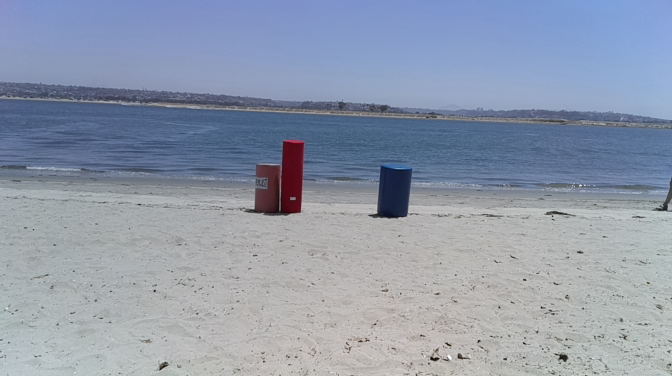
#> input picture oak-D_color_3m_low.png, 672 x 376 px
$ python color_detection.py
#> lines starting #> are read from the running program, lines starting #| are printed output that depends on the picture; after the words box and inside, x2 and y2 are one past the last pixel; in counts of white or black regions, pixels touching at a corner belong together; long printed decimals are rounded
import cv2
import numpy as np

# oak-d pixel size: 1.55µm x 1.55µm


# Reading frames
image = cv2.imread("oak-D_color_3m_low.png")
#> image is the input picture: shape (376, 672, 3); mean B, G, R 171.5, 153.6, 143.8
isCameraZed = False
isRed = True

font = cv2.FONT_HERSHEY_PLAIN

if isCameraZed is True:
    colu = int(image.shape[1] / 2)
    image = image[:, 0:colu]

row = image.shape[0]
#> row = 376
col = image.shape[1]
#> col = 672

reference_frame = image.copy()  # for drawing stuff on it

# draw origin
cv2.line(reference_frame, (0, int(row / 2)), (col, int(row / 2)), (0, 255, 0), 1)
cv2.line(reference_frame, (int(col / 2), 0), (int(col / 2), row), (0, 255, 0), 1)
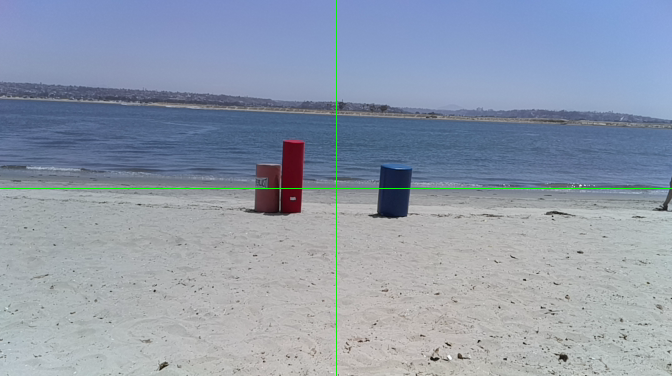
#> reference_frame: shape (376, 672, 3); mean B, G, R 170.9, 154.1, 143.3
cv2.circle(reference_frame, (int(col / 2), int(row / 2)), 2, (0, 0, 255), 3)
#> reference_frame: shape (376, 672, 3); 0.02% of pixels changed, all inside (x1, y1, x2, y2) = (332, 184, 341, 193)

# smoother the frame
blur_frame = cv2.GaussianBlur(image, (5, 5), 0)

# convert frame from BGR to HSV
frame_hsv = cv2.cvtColor(blur_frame, cv2.COLOR_BGR2HSV)
#> frame_hsv: shape (376, 672, 3); mean H, S, V 87, 47.2, 173

if isRed:
    hsv_color1 = np.asarray([160, 110, 20])  # lower limit of red
    hsv_color2 = np.asarray([180, 255, 255])  # upper limit of red
    mask1 = cv2.inRange(frame_hsv, hsv_color1, hsv_color2)
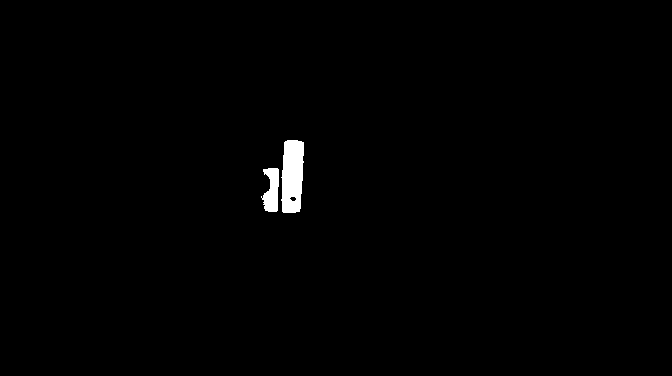
#> mask1: shape (376, 672); 0.78% white; 2 white regions, box (x1, y1, x2, y2) and area: (281, 140, 304, 213) 1419, (261, 168, 279, 212) 543

    hsv_color3 = np.asarray([0, 150, 20])
    hsv_color4 = np.asarray([5, 255, 255])
    mask2 = cv2.inRange(frame_hsv, hsv_color3, hsv_color4)
#> mask2: shape (376, 672); every value is 0

    mask = cv2.bitwise_or(mask1, mask2)

# tracking blue
else:
    hsv_color1 = np.asarray([100, 120, 20])  # lower limit of blue    110 -> HD, 115 -> mid, 120 -> low
    hsv_color2 = np.asarray([135, 255, 255])  # upper limit of blue
    mask = cv2.inRange(frame_hsv, hsv_color1, hsv_color2)


blur_frame = cv2.GaussianBlur(mask, (3, 3), 0)
#> blur_frame: shape (376, 672)
edges = cv2.Canny(blur_frame, 200, 200)
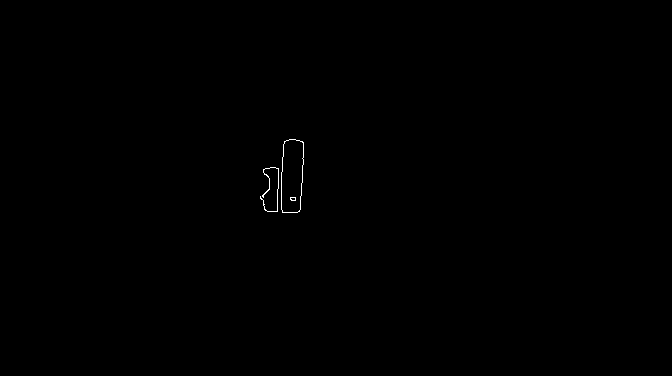
#> edges: shape (376, 672); 0.13% white in thin lines or dots, all inside (x1, y1, x2, y2) = (260, 139, 304, 213)

_, threshold = cv2.threshold(blur_frame, 30, 255, cv2.THRESH_BINARY_INV)  # 33
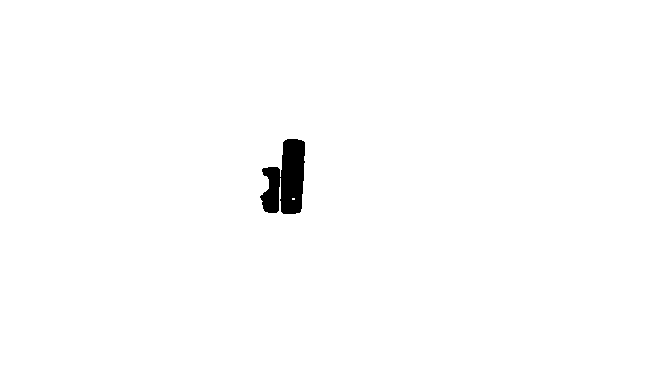
#> threshold: shape (376, 672); 99.1% white; 1 black region
contours, _ = cv2.findContours(threshold, cv2.RETR_TREE, cv2.CHAIN_APPROX_SIMPLE)
#> contours = 3 contours, 1 with area under 20; largest, box (x1, y1, x2, y2) and area: (0, 0, 672, 376) 251625, (259, 138, 306, 215) 2430
contours = sorted(contours, key=lambda x: cv2.contourArea(x), reverse=True)

print(row)
#| 376
print(col)
#| 672
for contour in contours:

    (x, y, w, h) = cv2.boundingRect(contour)

    # center (x, y) of the rectangle
    x_center = x + int(w / 2)
    y_center = y + int(h / 2)

    # ignore the contour that has an area that is smaller than 50
    if cv2.contourArea(contour) < 10:
        continue

    elif 10 <= cv2.contourArea(contour) <= 90000:
        r = (np.sqrt((w) ** 2 + (h) ** 2)) / 2  # radius

        cv2.rectangle(reference_frame, (x, y), (x + w, y + h), (255, 0, 0), 3)

        # area_in_cm = (cv2.contourArea(contour) * area_of_pixel_in_mirco_meter) * 1e-4
        # print(f"Area of object detected is {area_in_cm}cm")
        print(f"pixel ratio: {(cv2.contourArea(contour) / (row * col)) * 100}%")

        break
#> this loop made 2 passes
#> (x, y, w, h, x_center, y_center, r) on pass 2: (259, 138, 47, 77, 282, 176, 45.11)
#> (contour, x, y, w, h, x_center, y_center) on pass 1: ([[0, 0], [0, 375], [671, 375], [671, 0]], 0, 0, 672, 376, 336, 188)
#| pixel ratio: 0.9619%
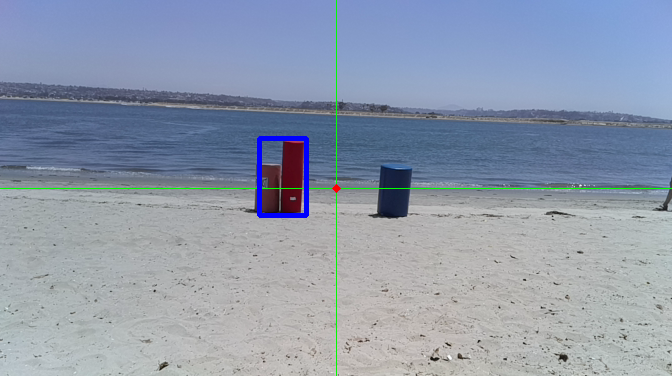
#> reference_frame: shape (376, 672, 3); mean B, G, R 171.5, 153.6, 142.8

cv2.imshow("mask", mask)
cv2.imshow("image", reference_frame)
cv2.imshow("threshold", threshold)
cv2.waitKey(0)

$ run again, with oak-D_color_1m_low.png copied over oak-D_color_3m_low.png
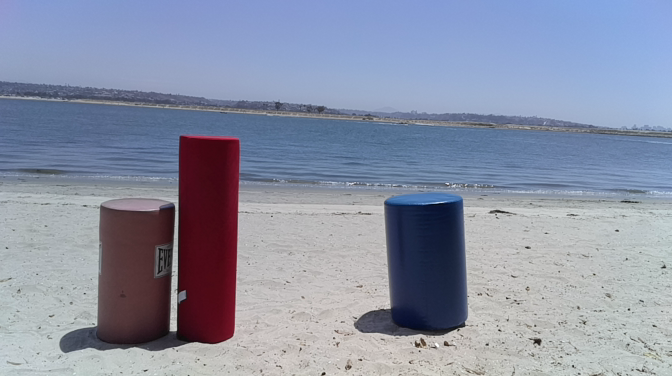
#> input picture oak-D_color_1m_low.png, 672 x 376 px
#> image is the input picture: shape (376, 672, 3); mean B, G, R 165.6, 145.5, 138.6
#> frame_hsv: shape (376, 672, 3); mean H, S, V 98.5, 61.6, 169.8
#> `mask1 = cv2.inRange(frame_hsv, hsv_color1, hsv_color2)`:
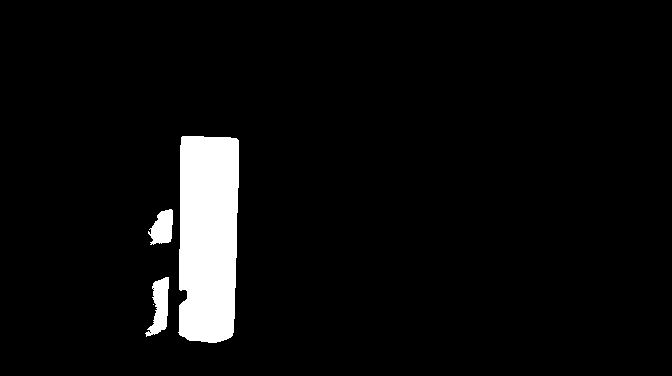
#> mask1: shape (376, 672); 5.1% white; 4 white regions (1 under 20 px), largest, box (x1, y1, x2, y2) and area: (178, 136, 239, 343) 11565, (145, 277, 169, 337) 790, (148, 209, 173, 245) 616
#> mask2: shape (376, 672); every value is 0
#> edges: shape (376, 672); 0.32% white in thin lines or dots, all inside (x1, y1, x2, y2) = (145, 135, 239, 343)
#> threshold: shape (376, 672); 94.6% white; 3 black regions
#> contours = 4 contours; box (x1, y1, x2, y2) and area: (0, 0, 672, 376) 251625, (176, 134, 241, 345) 12336, (143, 275, 171, 339) 1024, (146, 207, 175, 247) 780
#| 376
#| 672
#> the loop `for contour in contours: ` made 2 passes
#> (x, y, w, h, x_center, y_center, r) on pass 2: (176, 134, 65, 211, 208, 239, 110.4)
#> (printed output is left out)
#> after the loop `for contour in contours:`:
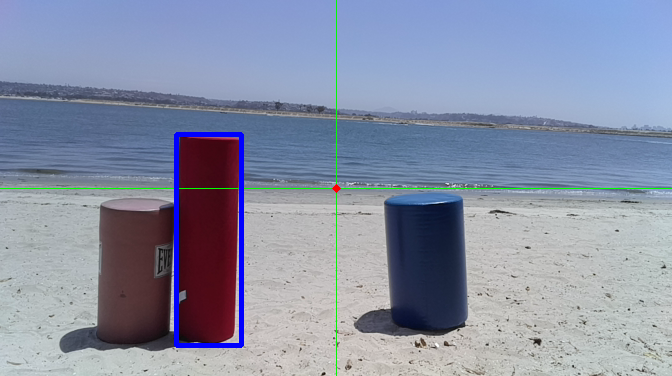
#> reference_frame: shape (376, 672, 3); mean B, G, R 166, 144.4, 136.5
